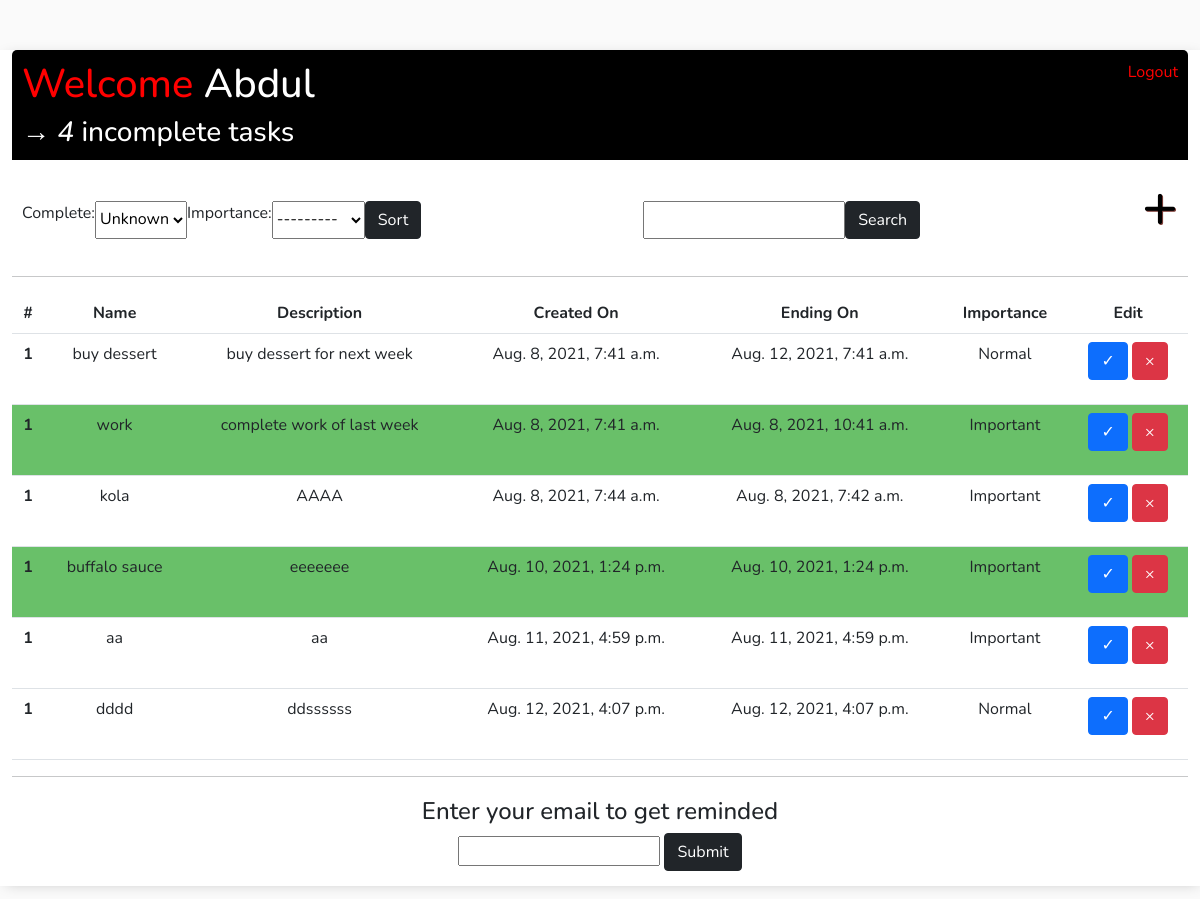
The app's page / (signed in) with its own data.
### tasks/models.py (models this page shows)
class Task(models.Model):
    user = models.ForeignKey(User, on_delete=models.CASCADE, null=True, blank=True)
    title = models.CharField(max_length=200)
    description = models.TextField(max_length=200, null=True, blank=True)
    complete = models.BooleanField(default=False)
    importance = models.ForeignKey(Importance, null=True, blank=False, on_delete=models.CASCADE)
    creation_date = models.DateTimeField(default=timezone.now)
    ending_date = models.DateTimeField(null=True, blank=False)
    def __str__(self):
        return self.title
    class Meta:
        ordering = ['creation_date']

class Importance(models.Model):
    name = models.CharField(max_length=50)
    def __str__(self):
        return self.name

### tasks/views.py (the view)
# urls.py: path('', TaskList.as_view(), name="task_list"),
class TaskList(LoginRequiredMixin, ListView):
    model = Task
    context_object_name = 'tasks'
    def get_context_data(self, **kwargs):
        context = super().get_context_data(**kwargs)
        context['tasks'] = context['tasks'].filter(user=self.request.user)
        context['count'] = context['tasks'].filter(complete=False).count()
        context['myFilter'] = OrderFilter(self.request.GET, queryset=self.get_queryset())
        search_input = self.request.GET.get('search-area') or ''
        if search_input:
            context['tasks'] = context['tasks'].filter(title__icontains=search_input)
        context['search_input'] = search_input
        return context

### tasks/templates/tasks/task_list.html
{% extends 'tasks/main.html' %}
{% block content %}
<div class="header-bar">
      <div>
        <h1><a href="{% url 'task_list' %}">Welcome</a> {{request.user|title}}</h1>
        <h3 style="margin:0;"><i>&#8594; {{ count }}</i> incomplete task{{ count|pluralize:"s" }} </h3>
    </div>
    {% if request.user.is_authenticated %}
        <a class="" href="{% url 'logout' %}">Logout</a>
    {% else %}
        <a href="{% url 'login' %}">Login</a>
    {% endif %}
</div>
<div id="search-add-wrapper">
    <form method="GET" style="margin-top:20px; display:flex;">
              {{myFilter.form}}
        <input class=" btn btn-dark" type="submit" value="Sort">
    </form>
    <form method="GET" style="margin-top:20px; display:flex;">
        <input type="text" name="search-area" value="{{search_input}}">
        <input class=" btn btn-dark" type="submit" value="Search">
    </form>
    <h2><a id="add-link" href="{% url 'task_create' %}">&#x2b;</a></h2>
</div>
<hr>
<div class="">
    <table class="table table-hover ">
        <tr>
          <th scope="col">#</th>
          <th scope="col">Name</th>
          <th scope="col">Description</th>
          <th scope="col">Created On</th>
          <th scope="col">Ending On</th>
          <th scope="col">Importance</th>
          <th scope="col">Edit</th>
        </tr>
    {% for task in tasks %}
        {% if task.complete %}
            <tr class="spaceUnder task-complete-icon">
                <th scope="row">1</th>
                <td>{{task}}</td>
                <td>{{task.description}}</td>
                <td>{{task.creation_date}}</td>
                <td>{{task.ending_date}}</td>
                <td>{{task.importance}}</td>
                <td>
                    <a class="btn btn-primary" href="{% url 'task_update' task.id %}">&#10003;</a>
                    <a class="btn btn-danger" href="{% url 'task_delete' task.id %}">&#215;</a>
                </td>
            </tr>
        {% else %}
            <tr class="spaceUnder">
                <th scope="row">1</th>
                <td>{{task}}</td>
                <td>{{task.description}}</td>
                <td>{{task.creation_date}}</td>
                <td>{{task.ending_date}}</td>
                <td>{{task.importance}}</td>
                <td>
                    <a class="btn btn-primary" href="{% url 'task_update' task.id %}">&#10003;</a>
                    <a class="btn btn-danger" href="{% url 'task_delete' task.id %}">&#215;</a>
                </td>
            </tr>
        {% endif %}
   {% empty%}
        <th>No item in list</th>
   {% endfor %}
    </table>
</div>
<hr>
<div class="email">
<h4>Enter your email to get reminded</h4>
<input style="text-align:center; margin-bottom:20px;" ty placeholder="">
<input class="btn btn-dark" type="submit" value="Submit">
</div>
{% endblock content %}

### tasks/templates/tasks/main.html (style rules this page uses)
body { background-color: #FAFAFA; font-family: 'Nunito', sans-serif; padding-top: 50px; }
.header-bar a { color: red; text-decoration: none; }
#add-link { color: black; text-decoration: none; font-size: 60px; text-shadow: 1px 1px #81413b; }
tr.spaceUnder>td { padding-bottom: 1.5em; }
table { border-collapse: collapse; width: 100%; border-spacing: 10px; border-spacing: 20px;  }
td, th { text-align: center; }
.email { border: 0px solid black; width: 50%; height: 50%; margin: 20px auto ; overflow-wrap: break-word; text-align: center }

### records on screen
Task: title "buy dessert", description "buy dessert for next week", creation_date "Aug. 8, 2021, 7:41 a.m.", ending_date "Aug. 12, 2021, 7:41 a.m.", importance "Normal"
Task: title "work", description "complete work of last week", creation_date "Aug. 8, 2021, 7:41 a.m.", ending_date "Aug. 8, 2021, 10:41 a.m.", importance "Important"
Task: title "kola", description "AAAA", creation_date "Aug. 8, 2021, 7:44 a.m.", ending_date "Aug. 8, 2021, 7:42 a.m.", importance "Important"
Task: title "buffalo sauce", description "eeeeeee", creation_date "Aug. 10, 2021, 1:24 p.m.", ending_date "Aug. 10, 2021, 1:24 p.m.", importance "Important"
Task: title "aa", description "aa", creation_date "Aug. 11, 2021, 4:59 p.m.", ending_date "Aug. 11, 2021, 4:59 p.m.", importance "Important"
Task: title "dddd", description "ddssssss", creation_date "Aug. 12, 2021, 4:07 p.m.", ending_date "Aug. 12, 2021, 4:07 p.m.", importance "Normal"

### other values on screen
{{ request.user|title }} "Abdul"
{{ count }} "4"
